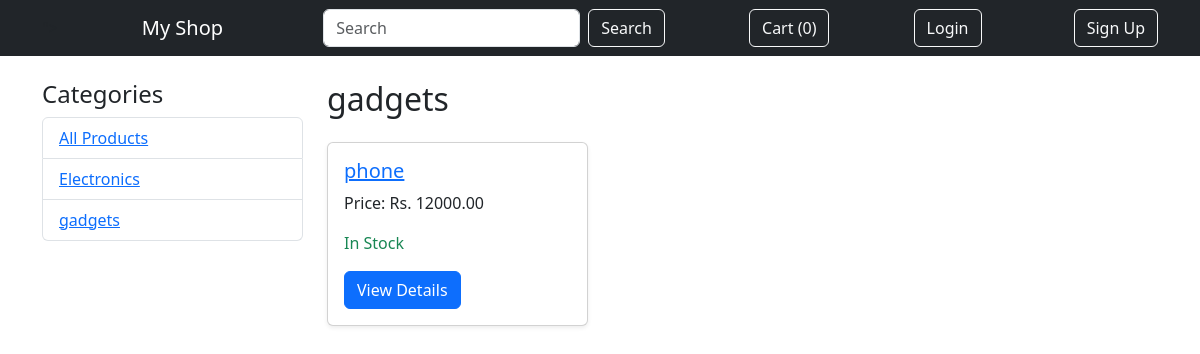
/category/gadgets/, run on the app's committed database.
### store/models.py (models this page shows, shortened)
class Category(models.Model):
    name = models.CharField(max_length=100)
    slug = models.SlugField(max_length=100, unique=True)
    class Meta:
        verbose_name_plural = 'categories'

class Product(models.Model):
    category = models.ForeignKey(Category, related_name='products', on_delete=models.CASCADE)
    name = models.CharField(max_length=200)
    slug = models.SlugField(max_length=200, unique=True)
    description = models.TextField(blank=True)
    price = models.DecimalField(max_digits=10, decimal_places=2)
    stock = models.PositiveIntegerField()
    available = models.BooleanField(default=True)
    image = models.ImageField(upload_to='products/', blank=True, null=True)
    created = models.DateTimeField(auto_now_add=True)
    updated = models.DateTimeField(auto_now=True)
    class Meta:
        ordering = ['-created']

### store/views.py (the view)
# urls.py: path('', views.product_list, name='product_list'),
def product_list(request, category_slug=None):
    category = None
    categories = Category.objects.all()
    products = Product.objects.filter(available=True)
    query = request.GET.get('q')
    if category_slug:
        category = get_object_or_404(Category, slug=category_slug)
        products = products.filter(category=category)
    if query:
        products = products.filter(name__icontains=query)
    return render(request, 'store/product_list.html', {'category': category, 'categories': categories, 'products': products,'query': query})

### cart/cart.py (called while the page is built)
    def __len__(self):
        return sum(int(item['quantity']) for item in self.cart.values())

### cart/context_processors.py (called while the page is built)
def cart(request):
    return {'cart': Cart(request)}

### store/templates/store/product_list.html (shortened to what this page needs)
{% extends 'store/base.html' %}
{% block content %}
<div class="row">
    <div class="col-md-3">
        <h4>Categories</h4>
        <ul class="list-group">
            <li class="list-group-item">
                <a href="{% url 'store:product_list' %}">All Products</a>
            </li>
            {% for c in categories %}
                <li class="list-group-item">
                    <a href="{% url 'store:product_list_by_category' c.slug %}">
                        {{ c.name }}
                    </a>
                </li>
            {% endfor %}
        </ul>
    </div>
    <div class="col-md-9">
        <h2 class="mb-4">
            {% if category %}{{ category.name }}{% else %}All Products{% endif %}
        </h2>
        {% for product in products %}
            <div class="row">
                <div class="col-md-4 mb-4">
                    <div class="card h-100 shadow-sm">
                        <div class="card-body">
                           <h5 class="card-title">
                        <a href="{% url 'store:product_detail' product.slug %}">
                            {{ product.name }}
                        </a>
                    </h5>
                    <p class="card-text">Price: Rs. {{ product.price }}</p>
                    <p class="card-text">
                        {% if product.stock > 0 %}
                            <span class="text-success">In Stock</span>
                        {% else %}
                            <span class="text-danger">Out of Stock</span>
                        {% endif %}
                    </p>
                    <a href="{% url 'store:product_detail' product.slug %}" class="btn btn-primary">View Details</a>
                </div>
            </div>
        {% empty %}
            <div class="col-12">
            <p class="text-muted">No products available.</p>
        {% endfor %}
        </div>
    </div>
</div>
{% endblock %}

### data on the page
Category: name "Electronics"
Category: name "gadgets"
Product: name "phone", price "12000.00", stock "In Stock"

### other printed values
{{ cart|length }} "0"
